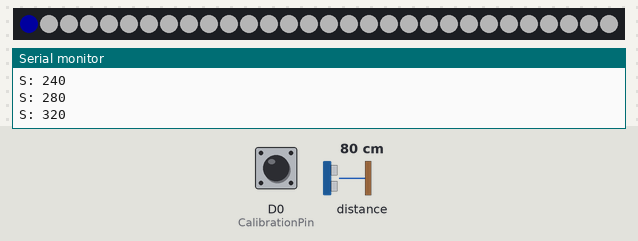
A program run on a simulated ESP8266 (NodeMCU). On the bench: 30 RGB LEDs in strip order, left to right, the last lines printed to the serial monitor. Inputs (shaded band) come from the test bench; at power-on: D0 (CalibrationPin) HIGH, distance to the obstacle 80 cm. Dim RGB values are drawn brighter than linear; EEPROM starts erased.

Above: at 3.1 s.
3.2 s: D0 (CalibrationPin) pulled LOW for 0.15 s
At 6.2 s:
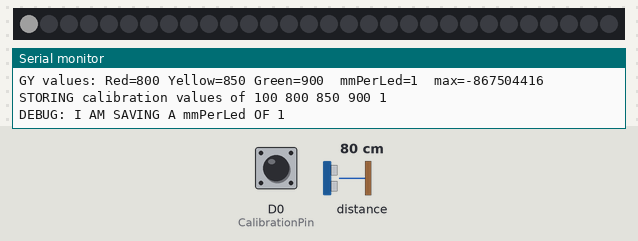
6.3 s: distance to the obstacle set to 120 cm
At 8.2 s:
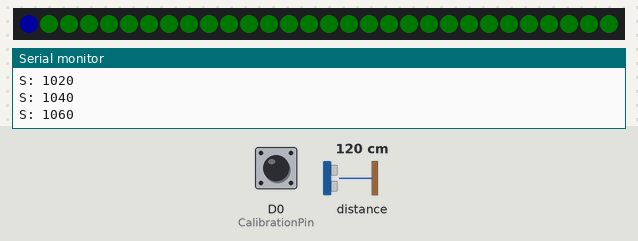
9.1 s: distance to the obstacle set to 2 cm
At 10.6 s:
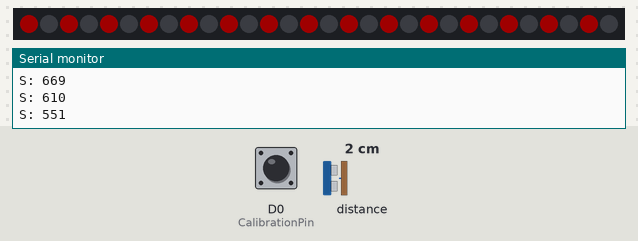
11.5 s: distance to the obstacle set to 120 cm
At 14.0 s:
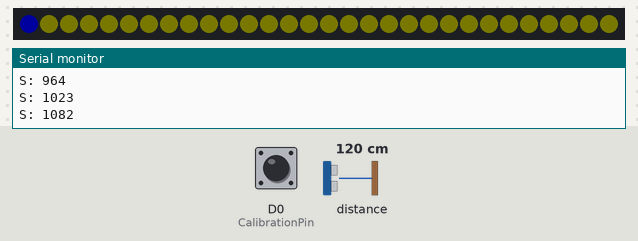
14.5 s: distance to the obstacle set to 4 cm
At 17.5 s:
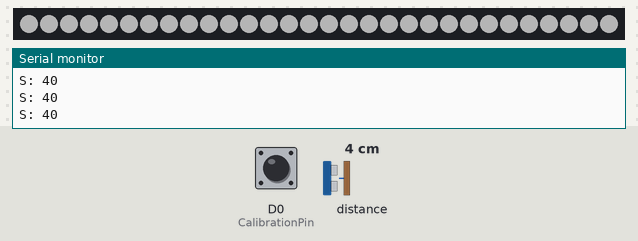
Timing chart, 0 to 19.0 s (numbered marks = the images above; inputs shaded):
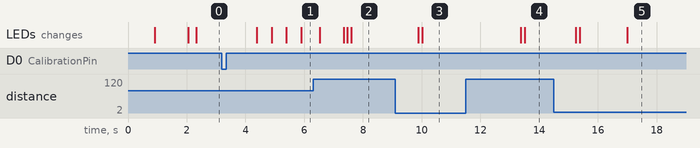

The program:

main.cpp
```cpp
#include <Adafruit_VL53L0X.h>
#include <Adafruit_NeoPixel.h>
#include <EEPROM.h>

#include <Wire.h>
#define Console Serial // command processor input/output stream
#define EEPROM_SIZE 18
/// EEprom code and docs are from https://github.com/esp8266/Arduino/tree/master/libraries/EEPROM/examples

const uint16_t PixelCount = 30;
const uint16_t PixelPin = D3;
const uint16_t CalibrationPin = D0; // Used to set yellow/red transition distance


int smoothIndex = 0;
int smoothTotal = 0;              // the running total
int smoothAverage = 0;
const int numReadings = 20;        // Number of readings for smoothing

int readings[numReadings];  //

int calSwitchStatus = 0; // Init button state to not pressed

// Various states of calibration
const int NOTCALIBRATED = 0;
const int CALIBRATING = 1;
const int CALIBRATED = 2;
const int CALFAILURE = 3;

int MAXSENSORRANGE = 900;  //  Limit of reliable ToF measurement

int calibrationState = CALIBRATED;  // need to implement checksum that goes into eeprom to decide if this unit has been calibrated.

int range = -1;
int mmPerLed = -1;
int sensorOffset = 100; // The target must be at least this distance away from the sensor.  We do not want to park with the vehicle on the sensor
int rangeWidth = 0;              // The width of the closest (red) range minus the sensorOffset

// Avoid repetetive messages with Notice booleans
boolean notCalibratedYetNotice = false;
boolean calibratingNotice = false;
boolean calibrationNeedsTargetNotice = false;

int redRange, yellowRange, greenRange;
char printBuffer[80];

Adafruit_VL53L0X lox = Adafruit_VL53L0X();
Adafruit_NeoPixel strip = Adafruit_NeoPixel(PixelCount, PixelPin, NEO_GRB);

// Determine which pixels will be green, yellow, or red
int GreenLedRange = (int)(PixelCount / 3);        // First third is green
int YellowLedRange = GreenLedRange * 2;           // Second third is yellow
int RedLedRange = YellowLedRange + GreenLedRange; // Last third is red

void testStrip()
{
    int pauseTime = 300;
    for (int i = 0; i < PixelCount; i++)
        strip.setPixelColor(i, 0, 32, 0);
    strip.show();
    delay(pauseTime);
    strip.clear();
}


void saveCalibrationValues()
{
    int address = 0;
    EEPROM.put(address, sensorOffset);
    address += sizeof(sensorOffset);
    EEPROM.put(address, redRange);
    address += sizeof(redRange);
    EEPROM.put(address, yellowRange);
    address += sizeof(yellowRange);
    EEPROM.put(address, greenRange);
    address += sizeof(greenRange);
    Serial.print ("DEBUG: I AM SAVING A mmPerLed OF ");
    Serial.println (mmPerLed);
    EEPROM.put(address, mmPerLed);
    address += sizeof(mmPerLed);
    EEPROM.commit();
}

void readCalibrationValues()
{
    int address = 0;
    EEPROM.put(address, sensorOffset);
    address += sizeof(sensorOffset);
    EEPROM.get(address, redRange);
    address += sizeof(redRange);
    EEPROM.get(address, yellowRange);
    address += sizeof(yellowRange);
    EEPROM.get(address, greenRange);
    address += sizeof(greenRange);
    EEPROM.get(address, mmPerLed);
    Serial.print ("DEBUG: I READ BACK A mmPerLed OF ");
    Serial.println (mmPerLed);
    address += sizeof(mmPerLed);
    sprintf(printBuffer, "readCalibrationValues returned offset: %d r: %d y: %d g: %d  mmPerLed: %d", sensorOffset, redRange, yellowRange, greenRange, mmPerLed);
    Serial.println(printBuffer);

    //EEPROM.end();
}


int readToFDistance()
{
    VL53L0X_RangingMeasurementData_t measure;
    delay(100);
    lox.rangingTest(&measure, false);
    if (measure.RangeStatus != 4)
    { // We have a valid return value
        range = measure.RangeMilliMeter;

        return (range);
    }
    else
        return (-1);
}


void setup()
{

    Console.begin(115200);
    while (!Serial)
    {
        delay(1);
    }
    Serial.println("ToF Parking Assistant\n");


    pinMode(CalibrationPin, INPUT_PULLUP);  // Calibration button sets the STOP zone.
    digitalWrite(CalibrationPin, HIGH);    // turn on pullup resistor

    strip.begin();
    strip.clear();
    strip.show();
    EEPROM.begin(EEPROM_SIZE);


  // initialize the smoothing array to 0
  for (int i = 0; i < numReadings; i++)
    readings[i] = 0;

    testStrip();
    delay(200);


    readCalibrationValues();  // Load previous values from EEPROM
    // TODO:  Look for valid checksum of calibration info
    calibrationState = CALIBRATED;
    sprintf (printBuffer, "IN SETUP: EEPROM offset: %d rRange: %d yRange: %d gRange: %d  mmLed: %d", sensorOffset, redRange, yellowRange, greenRange, mmPerLed);
    Serial.println (printBuffer);
    delay (400);


    if (!lox.begin())
    {
        delay(20);
        Serial.println(F("Failed to boot VL53L0X ToF Sensor"));
        strip.setPixelColor(2, 64, 0, 0); // 2nd LED: red for lox is not started
        strip.show();
        while (1) // On failure, do nothing forever
            ;
    }
    else
    {
        Serial.println(F("Successfully started VL53L0X ToF Sensor"));
        strip.setPixelColor(2, 0, 64, 0); // next LED: green for lox is  started
        strip.show();
        delay(1000);

        lox.configSensor(Adafruit_VL53L0X::VL53L0X_SENSE_LONG_RANGE);
        lox.startRangeContinuous();
    }
    Serial.println ("Done with Setup routine.  Sensor is configured");
}

void ledShowNotCalibrated()
{ // Every other LED is red if calabration has not been done yet.  Eventually make this a method for a distanceStrip object
    for (int i = 0; i <= PixelCount; i = i + 2)
    {
        strip.setPixelColor(i, 128, 0, 0);
    }
    strip.show();
}

void ledShowCalibrationFailure()
{ // Every other LED blue for calibration failure
    for (int i = 0; i <= PixelCount; i = i + 2)
    {
        strip.setPixelColor(i, 0, 0, 128);
    }
    strip.show();
}

boolean targetTooCloseNotice = false;

void doRangeCalibration()
{
    Serial.println("Beginning calibration");

    targetTooCloseNotice = false;
    if (calibratingNotice == false) // only need to say this once per button press
    {
        Serial.println("Calibrating ToF Sensor");
        calibratingNotice = true;
    }

    int range = readToFDistance();

    if (range > -1)

        if (range == 0)
        {
            if (calibrationNeedsTargetNotice == false)
            {
                Serial.println("Range = 0; Nothing in range.  I need something to calibrate against");
                calibrationNeedsTargetNotice = true; // Only need to say this once per button press
            }
        }

        else if (range < sensorOffset)
        {
            Serial.println("The target is too close to the sensor.  Back it up");
            targetTooCloseNotice = true; // Don't keep saying this
        }

        else
        {
            // Calibration explanation
            // When the user holds the button, a series of measurements set the "stop" zone, and record that in mm.
            // We want to support different display mechanisms (neopixel, servo, 7-segment, etc), so stop measurement will
            // always be available in mm

            int sensorDelta = range - sensorOffset; // Red zone starts at sensorOffset, ends at "range".  This # of mm will be repeated for yellow and green zones

            //Serial.print(range);
            //Serial.print (" ");
            //delay (100);


            redRange = range;  // This is the stop point.  Anything closer than this is medium red.
            // Now that we have the red distance, let's extrapolate the "yellow" and "green" distances.


            int yellowGreenRange = MAXSENSORRANGE - redRange;  //  We have this many mm between start of reliable readings and red stop point
            yellowRange = redRange + (int)(yellowGreenRange / 2);

            greenRange = MAXSENSORRANGE;

            sprintf (printBuffer, "offset: %d  R %d  Y %d  G %d", sensorOffset, redRange, yellowRange, greenRange);
            Serial.println (printBuffer);
            delay(1000);


            // Use pixelCount to determine how many mm are represented by each lit pixel
            mmPerLed = (int)((yellowGreenRange / 2) / PixelCount);

            sprintf(printBuffer, "GY values: Red=%d Yellow=%d Green=%d  mmPerLed=%d  max=%d", redRange, yellowRange, greenRange, mmPerLed);
            Serial.println(printBuffer);
            // Show G/Y/R sequence to indicate calibrating
            strip.clear();
            strip.setPixelColor(0, 32, 0, 0);
            strip.show();
            delay (500);
            strip.setPixelColor(0, 0, 32, 0);
            strip.show();
            delay (500);
            strip.setPixelColor(0, 0, 0, 32);
            strip.show();
            delay (500);
            strip.clear();

            // TODO Wait for calibration button to be released, and write ranges and mmPerLed into pseudo-EEPROM
            // Save tghe calibration value into EEPROM when the button is released.  Otherwise keep re-reading
            calSwitchStatus = digitalRead(CalibrationPin);
            if (calSwitchStatus == 1)
            {
                sprintf(printBuffer, "STORING calibration values of %d %d %d %d %d", sensorOffset, redRange, yellowRange, greenRange, mmPerLed);
                Serial.println(printBuffer);
                saveCalibrationValues();
                calibrationState = CALIBRATED;
                strip.setPixelColor(0, 32, 32, 32);
                strip.show();
                delay(500);
                strip.clear();

                //readCalibrationValues();
                //delay(1000);
            }
        }
}


int oldValue = -1;

// The neopixel strip should really be an object with offset, r/y/g ranges, and mmPerLed.
// Right now these are globals


// TODO:  ADD LOGIC TO REMOVE OUTLIER DATA POINTS
int smooth(int latestValue)
{

    if (latestValue == -1)
        latestValue = MAXSENSORRANGE;


        smoothTotal = smoothTotal - readings[smoothIndex];

        readings[smoothIndex] = latestValue;
        smoothTotal = smoothTotal + readings[smoothIndex];
        // advance to the next position in the array:
        smoothIndex = smoothIndex + 1;
        // if we're at the end of the array...
        if (smoothIndex >= numReadings)
        {
            // ...wrap around to the beginning:
            smoothIndex = 0;
        }
        // calculate the average:
        smoothAverage = smoothTotal / numReadings;

    Serial.print("S: ");
    Serial.println(smoothAverage);
    return (smoothAverage);
}

void showRangeOnLedStrip(int rangeValue) // Value is now range in mm, not # of LEDs
{
    //Serial.print(rangeValue);
if (mmPerLed == 0)  // Safeguard against mmPerLed being 0 by roundoff
        {
            Serial.println("Warning: mmPerLed=0.  Substituting 5 to avoid / 0 error  (large PixelCount?)");
            delay(2000);
            mmPerLed = 5; ///  Avoid / 0 error
                          //  We need to show the inverse of the number of LEDs
                          //                                Below used to be ledDistance
        }


    if (rangeValue == -1)
    { // Either no target or out of range.  Display nothing
        Serial.print("STRIP IS BEING ASKED TO SHOW VALUE OF -1");
        strip.clear();
        strip.show();
    }

    else if (rangeValue < sensorOffset)
    { // Target is dangerously inside the sensorOffset Range
        strip.clear();
        for (int i = 0; i <= PixelCount; i++)
            strip.setPixelColor(i, 64, 64, 64); // white....STOP STOP STOP
        strip.show();
    }

    else if (rangeValue < redRange)
    { // target is between the calibrated stop point and the sensorOffset point.  Every other LED is RED
            strip.clear();
        for (int i = 0; i <= PixelCount; i=i+2)
            strip.setPixelColor(i, 32, 0, 0); // red
        strip.show();
    }

    else if (rangeValue < yellowRange ) //  Turn strip yellow, draw # of pixels
    {
        int ledValue = ((int)((yellowRange - range) / mmPerLed));
        if (ledValue < 0)
            ledValue = 0;

            strip.clear();
            for (int i = 0; i <= ledValue; i++)
                    strip.setPixelColor(i, 32, 32, 0); // strip is now in yellow mode
            for (int i = ledValue; i <= PixelCount; i++)
                strip.setPixelColor(i, 2, 2, 0); // dull yellow for "unlit" LEDs
            strip.show();

    }

   else if (rangeValue < greenRange ) //  Turn strip yellow, draw # of pixels
    {
        int ledValue = ((int)((greenRange - range) / mmPerLed));
        if (ledValue < 0)
            ledValue = 0;


            strip.clear();
            for (int i = 0; i <= ledValue; i++)
                    strip.setPixelColor(i, 0, 32, 0); // strip is now in green mode
            for (int i = ledValue; i <= PixelCount; i++)
                strip.setPixelColor(i, 0, 2, 0); // dull green
            strip.show();
    }
    else {
          strip.setPixelColor(0, 0, 0, 32); // Error or nothing in range
          strip.show();
    }


}

    int address = 0;

    void loop()
    {
// TODO  Add routine that checks if calibration values have been saved in EEPROM.
//       This will probably be a saved checksum of other saved values

        // Has the calibration button been pressed.  This is either for initial calibration or re-calibraion
        calSwitchStatus = digitalRead(CalibrationPin);
        if (calSwitchStatus == 0)
        {
            calibrationState = CALIBRATING;
            calibratingNotice = false; //  Soon, set this to True to stop repeating messages
        }


        if (calibrationState == NOTCALIBRATED)
        {
            if (notCalibratedYetNotice == false)
            {
                Serial.print("Not calibrated yet");
                ledShowNotCalibrated();
                notCalibratedYetNotice = true;
            }
        }
        else if (calibrationState == CALIBRATING)
        {
            Serial.println("Calibrating");
            doRangeCalibration();
        }
        else if (calibrationState == CALIBRATED)
        {
            // Should have some X millisecond minimum delay here based on 8266 RTC
            //  Ranging pings could increase as target gets closer

            int distanceToTarget = readToFDistance();
            if (distanceToTarget != -1) {
                int smoothedDistance= smooth(distanceToTarget);
                //  Serial.print(" S:");
                //  Serial.println(smoothedDistance);
                showRangeOnLedStrip(smoothedDistance);
            }
            else {
                strip.clear();
                strip.setPixelColor (0, 0,0,12);
                strip.show();
            }
        }
        else
            ledShowCalibrationFailure();
    }

    //#include <EEPROM.h>//https://github.com/esp8266/Arduino/blob/master/libraries/EEPROM/EEPROM.h
```

Measured:
- after the input at 3.2 s, the LEDs: first change after 1.2 s (image 1 shows a later state)
- after the input at 9.1 s, the LEDs: first change after 0.79 s (image 3 shows a later state)
- after the input at 11.5 s, the LEDs: first change after 1.9 s (image 4 shows a later state)
- after the input at 14.5 s, the LEDs: first change after 0.75 s (image 5 shows a later state)
